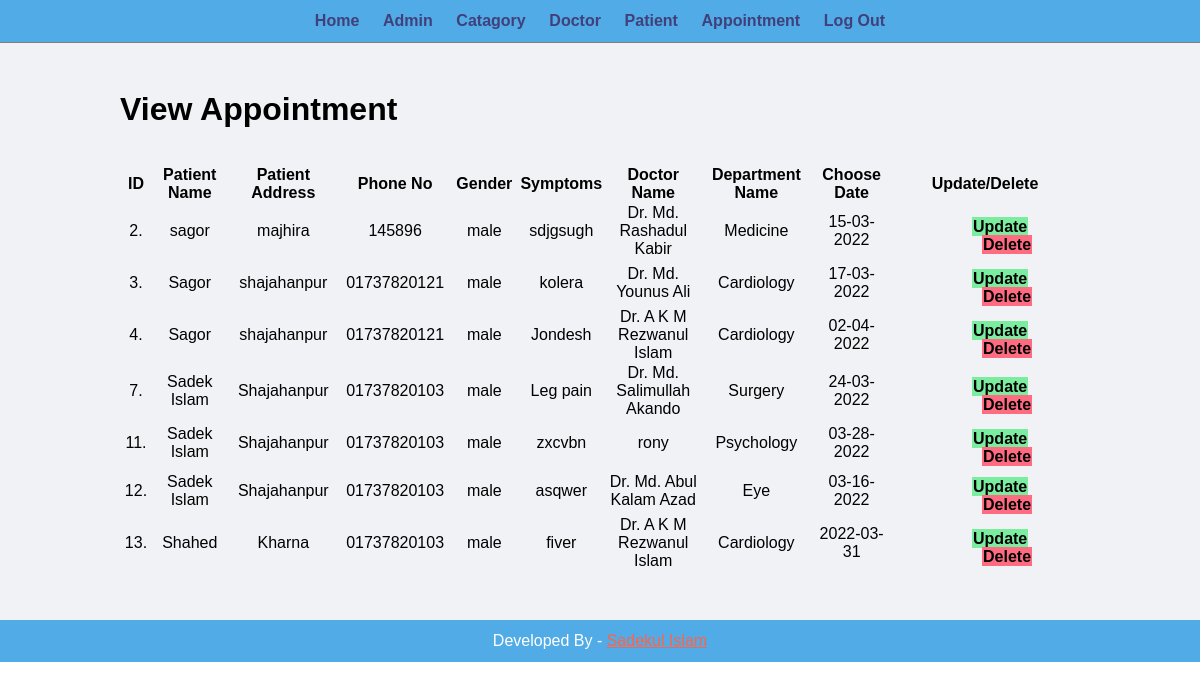
Page /admin/appointment.php (signed in) on the committed database.
### tables this page shows
CREATE TABLE `patient_appointment` (
  `appointment_id` int(11) NOT NULL,
  `patient_name` varchar(100) NOT NULL,
  `patient_address` varchar(255) NOT NULL,
  `phone_no` varchar(20) NOT NULL,
  `gender` varchar(20) NOT NULL,
  `symptom` varchar(100) NOT NULL,
  `doctor_id` int(11) NOT NULL,
  `doctor_name` varchar(100) NOT NULL,
  `depart_name` varchar(100) NOT NULL,
  `date` varchar(50) NOT NULL
);

### admin/appointment.php (the view, shortened to what this page needs)
<?php include('includes/header.php'); ?>
<div class="manage">
    <div class = "wrapper">
        <h1>View Appointment</h1>
        <br>
        <br>
        <table class="tbl-full">
            <tr>
                <th>ID</th>
                <th>Patient Name</th>
                <th>Patient Address</th>
                <th>Phone No</th>
                <th>Gender</th>
                <th>Symptoms</th>
                <th>Doctor Name</th>
                <th>Department Name</th>
                <th>Choose Date</th>
                <th>Update/Delete</th>
            </tr>
            <?php
                    $sql = "SELECT * FROM patient_appointment";
                    $res = mysqli_query($con, $sql);
                    $count = mysqli_num_rows($res);
                    if($count>0)
                    {
                        while($row=mysqli_fetch_assoc($res))
                        {
                            $appointment_id = $row['appointment_id'];
                            $patient_name = $row['patient_name'];
                            $patient_address = $row['patient_address'];
                            $phone_no = $row['phone_no'];
                            $gender = $row['gender'];
                            $symptom = $row['symptom'];
                            $doctor_name = $row['doctor_name'];
                            $depart_name = $row['depart_name'];
                            $date = $row['date'];
                            ?>
                            <tr>
                                <td style="width: 80px;text-align: center;"><?php echo  $appointment_id; ?>. </td>
                                <td style="width: 260px;text-align: center;"><?php echo $patient_name; ?></td>
                                <td style="width: 260px;text-align: center;"><?php echo $patient_address; ?></td>
                                <td style="width: 240px;text-align: center;"><?php echo $phone_no; ?></td>
                                <td style="width: 120px;text-align: center;"><?php echo $gender; ?></td>
                                <td style="width: 140px;text-align: center;"><?php echo $symptom; ?></td>
                                <td style="width: 260px;text-align: center;"><?php echo $doctor_name; ?></td>
                                <td style="width: 300px;text-align: center;"><?php echo $depart_name; ?></td>
                                <td style="width: 240px;text-align: center;"><?php echo $date; ?></td>
                                <td style="width: 540px; padding-left: 80px; padding-top: 10px;">
                                    <a href="<?php echo SITEURL; ?>admin/appointment_update.php?appointment_id=<?php echo $appointment_id; ?>" class="btn-update">Update</a>
                                    <a style="margin-left: 10px;" href="<?php echo SITEURL; ?>admin/appointment_delete.php?appointment_id=<?php echo $appointment_id; ?>" class="btn-delete">Delete</a>
                                </td>
                            </tr>
                            <?php
                        }
                    }
                    else
                    {
                        ?>
                        <tr>
                            <td colspan="6"><div class="error">No Doctor Added.</div></td>
                        </tr>
                        <?php
                    }
                ?>
        </table>
    </div>
</div>
<?php include('includes/footer.php'); ?>

### css-backend/style.css (style rules this page uses)
* { margin: 0; padding: 0; font-family: Arial, Helvetica, sans-serif; }
.wrapper { padding: 1%; width: 80%; margin: 0 auto; }
.tbl-full { width: 100%; }
.btn-update { background-color: #7bed9f; padding: 1%; color: black; text-decoration: none; font-weight: bold; }
.btn-delete { background-color: #ff6b81; padding: 1%; color: black; text-decoration: none; font-weight: bold; }
.manage { background-color: #f1f2f6; padding: 3% 0; }

### rows in the picture
patient_appointment: appointment_id "2", patient_name "sagor", patient_address "majhira", phone_no "145896", gender "male", symptom "sdjgsugh", doctor_name "Dr. Md. Rashadul Kabir", depart_name "Medicine", date "15-03-2022"
patient_appointment: appointment_id "3", patient_name "Sagor", patient_address "shajahanpur", phone_no "01737820121", gender "male", symptom "kolera", doctor_name "Dr. Md. Younus Ali", depart_name "Cardiology", date "17-03-2022"
patient_appointment: appointment_id "4", patient_name "Sagor", patient_address "shajahanpur", phone_no "01737820121", gender "male", symptom "Jondesh", doctor_name "Dr. A K M Rezwanul Islam", depart_name "Cardiology", date "02-04-2022"
patient_appointment: appointment_id "7", patient_name "Sadek Islam", patient_address "Shajahanpur", phone_no "01737820103", gender "male", symptom "Leg pain", doctor_name "Dr. Md. Salimullah Akando", depart_name "Surgery", date "24-03-2022"
patient_appointment: appointment_id "11", patient_name "Sadek Islam", patient_address "Shajahanpur", phone_no "01737820103", gender "male", symptom "zxcvbn", doctor_name "rony", depart_name "Psychology", date "03-28-2022"
patient_appointment: appointment_id "12", patient_name "Sadek Islam", patient_address "Shajahanpur", phone_no "01737820103", gender "male", symptom "asqwer", doctor_name "Dr. Md. Abul Kalam Azad", depart_name "Eye", date "03-16-2022"
patient_appointment: appointment_id "13", patient_name "Shahed", patient_address "Kharna", phone_no "01737820103", gender "male", symptom "fiver", doctor_name "Dr. A K M Rezwanul Islam", depart_name "Cardiology", date "2022-03-31"
